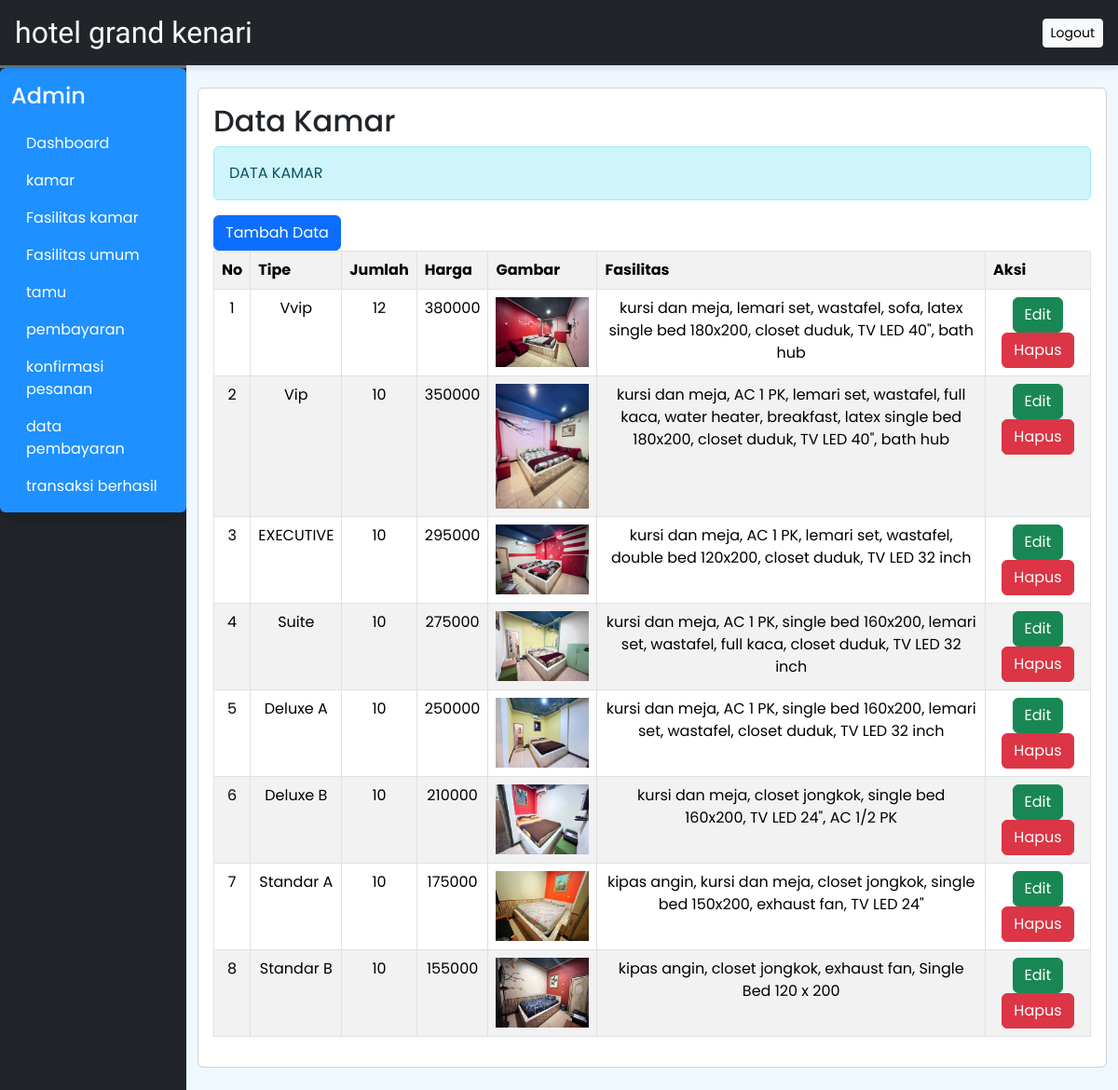
The page /admin/kamar.php (signed in) on the database its author committed.
### tables this page shows
CREATE TABLE `kamar` (
  `idkamar` int(11) NOT NULL,
  `tipe` varchar(50) NOT NULL,
  `jumlah` int(11) NOT NULL,
  `harga` int(11) NOT NULL,
  `gambar` varchar(1000) NOT NULL
);

### admin/kamar.php (the view, shortened to what this page needs)
<?php
include 'config/db.php';
$sql = "SELECT kamar.idkamar, kamar.tipe, kamar.jumlah, kamar.harga, kamar.gambar, GROUP_CONCAT(fasilitas.nama_fasilitas SEPARATOR ', ') AS fasilitas
        FROM kamar
        LEFT JOIN kamar_fasilitas ON kamar.idkamar = kamar_fasilitas.idkamar
        LEFT JOIN fasilitas ON kamar_fasilitas.idfasilitas = fasilitas.idfasilitas
        GROUP BY kamar.idkamar";
$stmt = $pdo->prepare($sql);
$stmt->execute();
$no = 1;
?>
<!DOCTYPE html>
<html lang="id">
<head>
    <?php require ('./view/link.php'); ?>
</head>
<?php include "view/header.php"; ?>
<div class="container-fluid mt-4 mb-4" id="main-content">
    <div class="row">
        <div class="col-lg-10 ms-auto">
            <div class="form-container">
                <div class="form-input">
                    <div class="card">
                        <div class="card-body">
                            <h2>Data Kamar</h2>
                            <div class="alert alert-info">DATA KAMAR</div>
                            <a href="inputkamar.php" class="btn btn-primary">Tambah Data</a>
                            <table width="100%" border="1" class="table table-bordered table-striped">
                                <tr>
                                    <th>No</th>
                                    <th>Tipe</th>
                                    <th>Jumlah</th>
                                    <th>Harga</th>
                                    <th>Gambar</th>
                                    <th>Fasilitas</th>
                                    <th>Aksi</th>
                                </tr>
                                <?php
                                while ($row = $stmt->fetch(PDO::FETCH_ASSOC)) {
                                ?>
                                <tr>
                                    <td align="center"><?= $no; ?></td>
                                    <td align="center"><?= htmlspecialchars($row['tipe']); ?></td>
                                    <td align="center"><?= htmlspecialchars($row['jumlah']); ?></td>
                                    <td align="center"><?= htmlspecialchars($row['harga']); ?></td>
                                    <td align="center">
                                        <?php if (!empty($row['gambar'])): ?>
                                        <img src="../img/kamar/<?= htmlspecialchars($row['gambar']); ?>"
                                            alt="Gambar Kamar" width="100">
                                        <?php else: ?>
                                        Tidak ada gambar
                                        <?php endif; ?>
                                    </td>
                                    <td align="center"><?= htmlspecialchars($row['fasilitas']); ?></td>
                                    <td align="center">
                                        <a href="editkamar.php?idkamar=<?= htmlspecialchars($row['idkamar']); ?>"
                                            class="btn btn-success">Edit</a>
                                        <a href="hapuskamar.php?idkamar=<?= htmlspecialchars($row['idkamar']); ?>"
                                            class="btn btn-danger"
                                            onclick="return confirm('Yakin ingin menghapus kamar ini?')">Hapus</a>
                                    </td>
                                </tr>
                                <?php
                                    $no++;
                                }
                                ?>
                            </table>
                        </div>
                    </div>
                </div>
            </div>
        </div>
    </div>
</div>
</html>

### admin/view/link.php (shortened to what this page needs)
<link rel="stylesheet" href="https://cdn.jsdelivr.net/npm/bootstrap@5.3.3/dist/css/bootstrap.min.css"
>
<link rel="stylesheet" href="admin/css/admin.css">

### admin/view/header.php (shortened to what this page needs)
<div class="container-fluid bg-dark text-light p-3 d-flex justify-content-between align-items-center">
    <h2 class="mb-0 h-font">hotel grand kenari</h2>
    <a href="./../login.php" class="btn btn-light btn-sm">Logout</a>
</div>
<div class="col-lg-2 bg-dark border-top border-3 border-secondary" id="dashboard-menu">
    <nav class="navbar navbar-expand-lg navbar-dark rounded shadow">
        <div class="container-fluid flex-lg-column align-items-stretch">
            <h4 class="mt-2 text-light ">Admin</h4>
            <div class="collapse navbar-collapse flex-column align-items-stretch mt-2" id="adminDropdown">
                <ul class="nav nav-pills flex-column">
                    <li class="nav-item">
                        <a class="nav-link text-white" href="index.php">Dashboard</a>
                    </li>
                    <li class="nav-item">
                        <a class="nav-link text-white" href="kamar.php">kamar</a>
                    </li>
                    <li class="nav-item">
                        <a class="nav-link text-white" href="fasilitas.php">Fasilitas kamar</a>
                    </li>
                    <li class="nav-item">
                        <a class="nav-link text-white" href="fasilitas_umum.php">Fasilitas umum</a>
                    </li>
                    <li class="nav-item">
                        <a class="nav-link text-white" href="readuser.php">tamu</a>
                    </li>
                    <li class="nav-item">
                        <a class="nav-link text-white" href="#">pembayaran</a>
                    </li>
                    <li class="nav-item">
                        <a class="nav-link text-white" href="#">konfirmasi pesanan</a>
                    </li>
                    <li class="nav-item">
                        <a class="nav-link text-white" href="#">data pembayaran</a>
                    </li>
                    <li class="nav-item">
                        <a class="nav-link text-white" href="#">transaksi berhasil</a>
                    </li>
                </ul>
            </div>
        </div>
    </nav>
</div>

### admin/css/admin.css (style rules this page uses)
:root { --warna1: #1e90ff; --warna2: #1886f4; }
* { font-family: 'Poppins', sans-serif; }
.h-font { font-family: 'Cardo', serif; }
.navbar { background-color: #1e90ff; }

### admin/kamar.php (style rules this page uses)
.h-font { font-family: 'Cardo', serif; }
.container-fluid.bg-dark.text-light { position: fixed; top: 0; left: 0; right: 0; z-index: 999; padding: 10px 20px; background-color: #343a40; box-shadow: 0 4px 6px rgba(0, 0, 0, 0.1); }
#dashboard-menu { position: fixed; top: 70px; left: 0; height: 100%; width: 200px; z-index: 998; overflow-y: auto; }

### rows shown on the page
kamar: tipe "Vvip", jumlah "12", harga "380000", gambar (picture), fasilitas "kursi dan meja, lemari set, wastafel, sofa, latex single bed 180x200, closet duduk, TV LED 40\", bath hub"
kamar: tipe "Vip", jumlah "10", harga "350000", gambar (picture), fasilitas "kursi dan meja, AC 1 PK, lemari set, wastafel, full kaca, water heater, breakfast, latex single bed 180x200, closet duduk, TV LED 40\", bath hub"
kamar: tipe "EXECUTIVE", jumlah "10", harga "295000", gambar (picture), fasilitas "kursi dan meja, AC 1 PK, lemari set, wastafel, double bed 120x200, closet duduk, TV LED 32 inch"
kamar: tipe "Suite", jumlah "10", harga "275000", gambar (picture), fasilitas "kursi dan meja, AC 1 PK, single bed 160x200, lemari set, wastafel, full kaca, closet duduk, TV LED 32 inch"
kamar: tipe "Deluxe A", jumlah "10", harga "250000", gambar (picture), fasilitas "kursi dan meja, AC 1 PK, single bed 160x200, lemari set, wastafel, closet duduk, TV LED 32 inch"
kamar: tipe "Deluxe B", jumlah "10", harga "210000", gambar (picture), fasilitas "kursi dan meja, closet jongkok, single bed 160x200, TV LED 24\", AC 1/2 PK"
kamar: tipe "Standar A", jumlah "10", harga "175000", gambar (picture), fasilitas "kipas angin, kursi dan meja, closet jongkok, single bed 150x200, exhaust fan, TV LED 24\""
kamar: tipe "Standar B", jumlah "10", harga "155000", gambar (picture), fasilitas "kipas angin, closet jongkok, exhaust fan, Single Bed 120 x 200"
